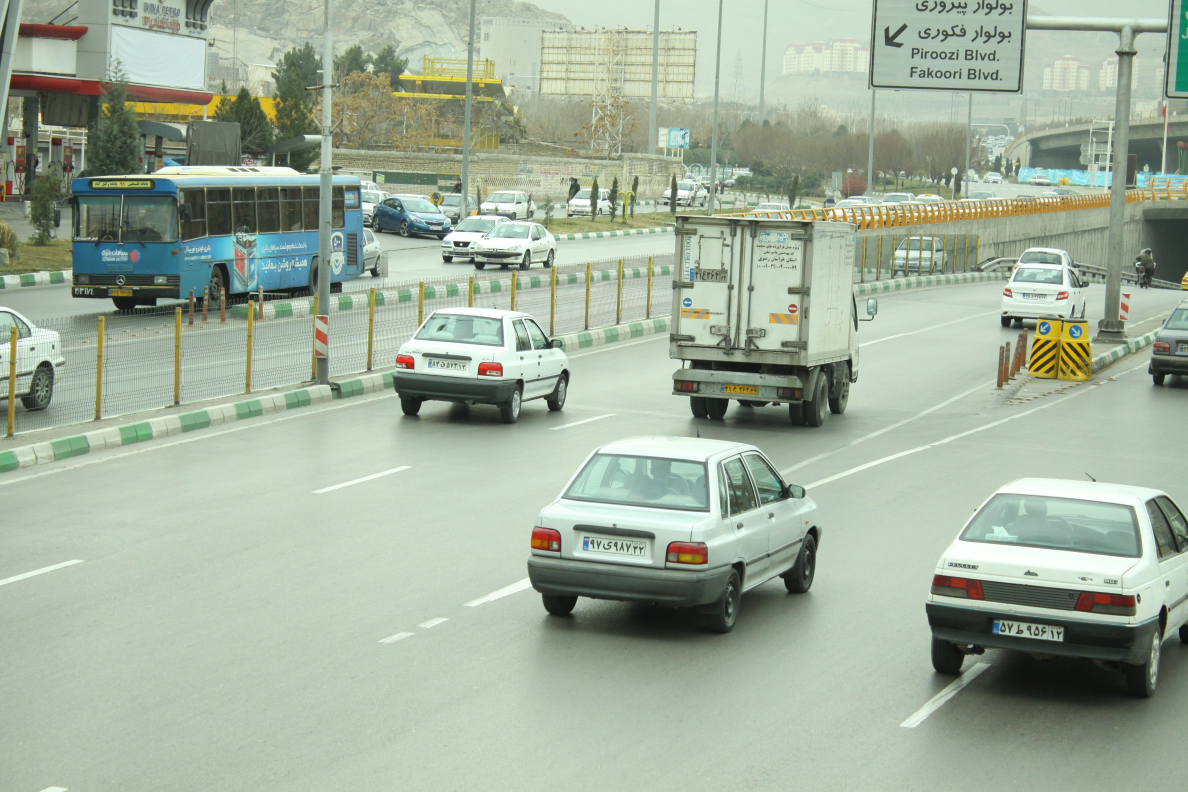
#> input picture ai/io/input/1.jpg, 2376 x 1584 px, given in place of blue.png, which was not available (shown at 1/2 size)
$ python optimize-images.py
#> lines starting #> are read from the running program, lines starting #| are printed output that depends on the picture; pictures that were not available may be replaced by others from this repository, and a replacement may not be noted
#> further down, img is the input picture: PIL image 2376x1584 RGB; mean R, G, B 160.3, 174.5, 155.9
from pathlib import Path
from PIL import Image

def flood_clear_corners(img: Image.Image, tol=28):
#> called with tol = 28
    img = img.convert('RGBA')
#> img: PIL image 2376x1584 RGBA
    w, h = img.size
#> w = 2376; h = 1584
    px = img.load()
    corners = [(0, 0), (w - 1, 0), (0, h - 1), (w - 1, h - 1)]
    targets = []
    for x, y in corners:
        r, g, b, a = px[x, y]
        if r > 230 and g > 230 and b > 230:
            targets.append((r, g, b))
#> this loop made 4 passes
#> (r, g, b) on passes 1 to 4: (143, 160, 152), (16, 127, 95), (168, 179, 162), (158, 173, 154)
#> after the loop, targets = []
    if not targets:
        targets = [px[0, 0][:3]]
#> targets = [(143, 160, 152)]

    def near(c1, c2):
        return abs(c1[0] - c2[0]) <= tol and abs(c1[1] - c2[1]) <= tol and abs(c1[2] - c2[2]) <= tol

    visited = set()
    stack = list(corners)
    while stack:
        x, y = stack.pop()
        if (x, y) in visited or x < 0 or y < 0 or x >= w or y >= h:
            continue
        visited.add((x, y))
        r, g, b, a = px[x, y]
        if a == 0:
            continue
        if not any(near((r, g, b), t) for t in targets):
            continue
        px[x, y] = (r, g, b, 0)
        stack.extend([(x + 1, y), (x - 1, y), (x, y + 1), (x, y - 1)])
#> this loop made 242644 passes
#> (r, g, b) on passes 1 to 3: (158, 173, 154), (155, 170, 151), (153, 168, 149)
#> after the loop, stack = []; visited = 63519 items
    return img


def save_webp(img, path, q=82, max_side=None):
#> called with q = 82, max_side = 512
    out = img
    if max_side:
        out = out.copy()
        out.thumbnail((max_side, max_side), Image.Resampling.LANCZOS)
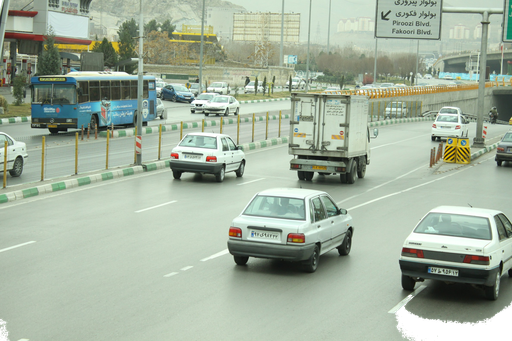
#> out: PIL image 512x341 RGBA; mean R, G, B, A 158.4, 172.3, 154, 250.9; transparent parts drawn white
    out.save(path, 'WEBP', quality=q, method=6)


root = Path(r'D:\Desktop\PRG\Cursor\carno\carvash\frontend')
landing = root / 'src' / 'assets' / 'landing'
public = root / 'public'

jobs = [
    (public / 'logo' / 'blue.png', public / 'logo' / 'blue.webp', 82, 512),
    (public / 'logo' / 'green.png', public / 'logo' / 'green.webp', 82, 512),
    (landing / 'logo.png', landing / 'logo.webp', 82, 512),
    (landing / 'hero-3d.png', landing / 'hero-3d.webp', 78, 1400),
    (landing / 'mobile-app-platform.png', landing / 'mobile-app-platform.webp', 78, 1000),
    (landing / 'automatic-carwash-station.png', landing / 'automatic-carwash-station.webp', 78, 1000),
]

for src, dst, q, side in jobs:
    img = Image.open(src)
    cleaned = flood_clear_corners(img)
    save_webp(cleaned, dst, q=q, max_side=side)
#> (the run stopped early here; a loop or call above may not have finished)

$ run again, on ai/io/input/582581_556.jpg
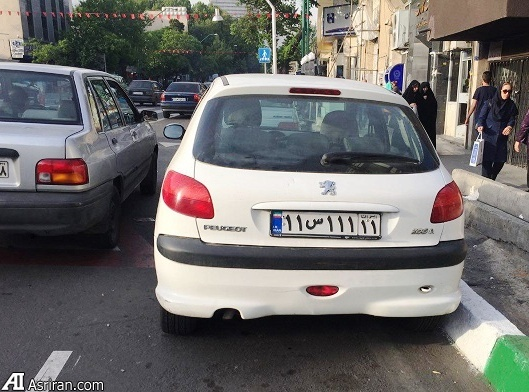
#> input picture ai/io/input/582581_556.jpg, 529 x 392 px, given in place of blue.png, which was not available
#> img is the input picture: PIL image 529x392 RGB; mean R, G, B 110.3, 108.2, 106.9
#> img: PIL image 529x392 RGBA
#> the loop in flood_clear_corners, `for x, y in corners:` made 4 passes
#> (r, g, b) on passes 1 to 4: (224, 208, 182), (62, 48, 45), (86, 83, 90), (56, 181, 89)
#> after the loop in flood_clear_corners, `for x, y in corners:`: targets = []
#> in flood_clear_corners, `targets = [px[0, 0][:3]]`: targets = [(224, 208, 182)]
#> the loop in flood_clear_corners, `while stack:` made 3688 passes
#> after the loop in flood_clear_corners, `while stack:`: stack = []; visited = 1054 items
#> in save_webp, `out.thumbnail((max_side, max_side), Image.Resampling.LANCZOS)`:
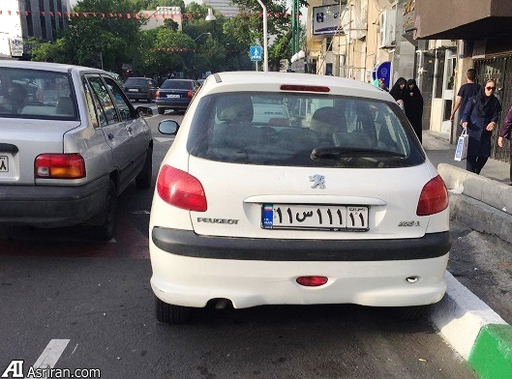
#> out: PIL image 512x379 RGBA; mean R, G, B, A 109.6, 107.5, 106.3, 253.9; transparent parts drawn white
